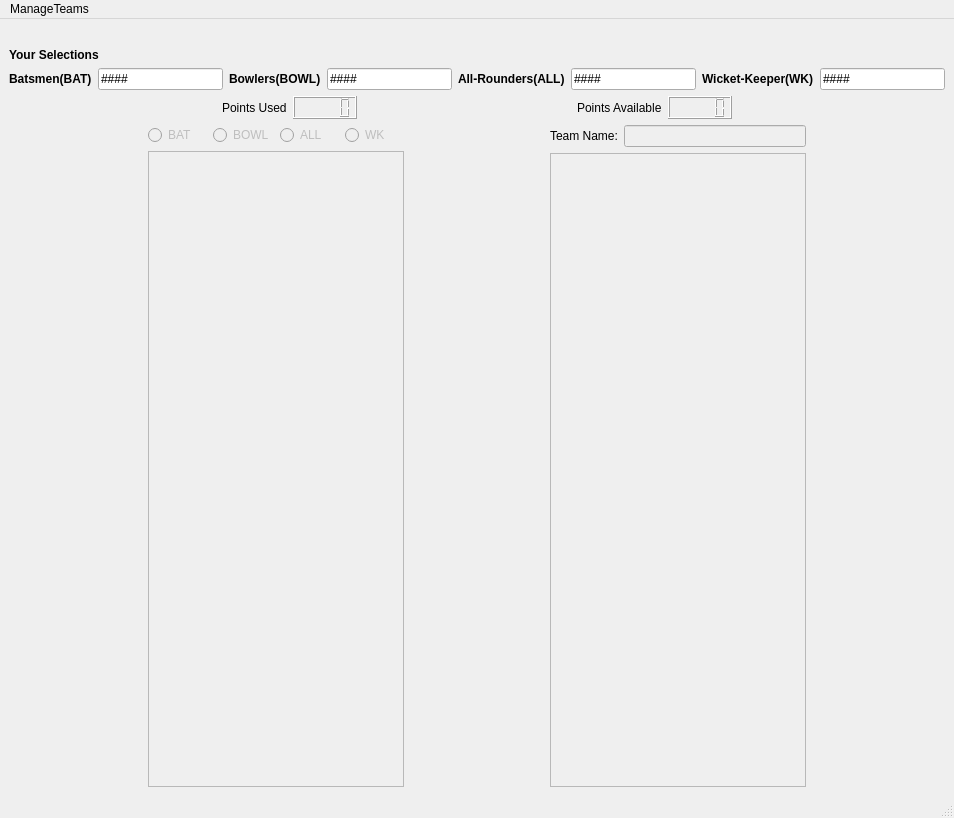
<?xml version="1.0" encoding="UTF-8"?>
<ui version="4.0">
 <class>MainWindow</class>
 <widget class="QMainWindow" name="MainWindow">
  <property name="geometry">
   <rect>
    <x>0</x>
    <y>0</y>
    <width>954</width>
    <height>818</height>
   </rect>
  </property>
  <property name="windowTitle">
   <string>MainWindow</string>
  </property>
  <widget class="QWidget" name="centralwidget">
   <layout class="QGridLayout" name="gridLayout">
    <item row="0" column="0">
     <widget class="QLabel" name="label_3">
      <property name="text">
       <string/>
      </property>
     </widget>
    </item>
    <item row="1" column="0">
     <widget class="QLabel" name="label_4">
      <property name="font">
       <font>
        <weight>75</weight>
        <bold>true</bold>
       </font>
      </property>
      <property name="text">
       <string>Your Selections</string>
      </property>
      <property name="textFormat">
       <enum>Qt::RichText</enum>
      </property>
      <property name="buddy">
       <cstring>label_4</cstring>
      </property>
     </widget>
    </item>
    <item row="2" column="0">
     <layout class="QHBoxLayout" name="horizontalLayout">
      <item>
       <widget class="QLabel" name="label_6">
        <property name="font">
         <font>
          <weight>75</weight>
          <bold>true</bold>
         </font>
        </property>
        <property name="text">
         <string>Batsmen(BAT)</string>
        </property>
       </widget>
      </item>
      <item>
       <widget class="QLineEdit" name="Bat_No">
        <property name="autoFillBackground">
         <bool>false</bool>
        </property>
        <property name="text">
         <string>####</string>
        </property>
       </widget>
      </item>
      <item>
       <widget class="QLabel" name="label_8">
        <property name="font">
         <font>
          <weight>75</weight>
          <bold>true</bold>
         </font>
        </property>
        <property name="text">
         <string>Bowlers(BOWL)</string>
        </property>
       </widget>
      </item>
      <item>
       <widget class="QLineEdit" name="Bowl_No">
        <property name="text">
         <string>####</string>
        </property>
       </widget>
      </item>
      <item>
       <widget class="QLabel" name="label_7">
        <property name="font">
         <font>
          <weight>75</weight>
          <bold>true</bold>
         </font>
        </property>
        <property name="text">
         <string>All-Rounders(ALL)</string>
        </property>
       </widget>
      </item>
      <item>
       <widget class="QLineEdit" name="All_No">
        <property name="text">
         <string>####</string>
        </property>
       </widget>
      </item>
      <item>
       <widget class="QLabel" name="label_5">
        <property name="font">
         <font>
          <weight>75</weight>
          <bold>true</bold>
         </font>
        </property>
        <property name="text">
         <string>Wicket-Keeper(WK)</string>
        </property>
       </widget>
      </item>
      <item>
       <widget class="QLineEdit" name="Wk_No">
        <property name="text">
         <string>####</string>
        </property>
       </widget>
      </item>
     </layout>
    </item>
    <item row="3" column="0">
     <layout class="QHBoxLayout" name="horizontalLayout_4">
      <item>
       <spacer name="horizontalSpacer_5">
        <property name="orientation">
         <enum>Qt::Horizontal</enum>
        </property>
        <property name="sizeHint" stdset="0">
         <size>
          <width>40</width>
          <height>20</height>
         </size>
        </property>
       </spacer>
      </item>
      <item>
       <widget class="QLabel" name="label_2">
        <property name="text">
         <string>Points Used</string>
        </property>
       </widget>
      </item>
      <item>
       <widget class="QLCDNumber" name="lcdNumber"/>
      </item>
      <item>
       <spacer name="horizontalSpacer">
        <property name="orientation">
         <enum>Qt::Horizontal</enum>
        </property>
        <property name="sizeHint" stdset="0">
         <size>
          <width>20</width>
          <height>20</height>
         </size>
        </property>
       </spacer>
      </item>
      <item>
       <widget class="QLabel" name="label">
        <property name="text">
         <string>Points Available</string>
        </property>
       </widget>
      </item>
      <item>
       <widget class="QLCDNumber" name="lcdNumber_2"/>
      </item>
      <item>
       <spacer name="horizontalSpacer_6">
        <property name="orientation">
         <enum>Qt::Horizontal</enum>
        </property>
        <property name="sizeHint" stdset="0">
         <size>
          <width>40</width>
          <height>20</height>
         </size>
        </property>
       </spacer>
      </item>
     </layout>
    </item>
    <item row="4" column="0">
     <layout class="QVBoxLayout" name="verticalLayout_4">
      <item>
       <layout class="QHBoxLayout" name="horizontalLayout_5">
        <item>
         <spacer name="horizontalSpacer_2">
          <property name="orientation">
           <enum>Qt::Horizontal</enum>
          </property>
          <property name="sizeHint" stdset="0">
           <size>
            <width>40</width>
            <height>20</height>
           </size>
          </property>
         </spacer>
        </item>
        <item>
         <layout class="QVBoxLayout" name="verticalLayout">
          <item>
           <layout class="QHBoxLayout" name="horizontalLayout_2">
            <item>
             <widget class="QRadioButton" name="Bat_Btn">
              <property name="enabled">
               <bool>false</bool>
              </property>
              <property name="text">
               <string>BAT</string>
              </property>
             </widget>
            </item>
            <item>
             <widget class="QRadioButton" name="Bowl_Btn">
              <property name="enabled">
               <bool>false</bool>
              </property>
              <property name="text">
               <string>BOWL</string>
              </property>
             </widget>
            </item>
            <item>
             <widget class="QRadioButton" name="All_Btn">
              <property name="enabled">
               <bool>false</bool>
              </property>
              <property name="text">
               <string>ALL</string>
              </property>
             </widget>
            </item>
            <item>
             <widget class="QRadioButton" name="Wk_Btn">
              <property name="enabled">
               <bool>false</bool>
              </property>
              <property name="text">
               <string>WK</string>
              </property>
             </widget>
            </item>
           </layout>
          </item>
          <item>
           <widget class="QListWidget" name="list1">
            <property name="enabled">
             <bool>false</bool>
            </property>
           </widget>
          </item>
         </layout>
        </item>
        <item>
         <spacer name="horizontalSpacer_3">
          <property name="orientation">
           <enum>Qt::Horizontal</enum>
          </property>
          <property name="sizeHint" stdset="0">
           <size>
            <width>40</width>
            <height>20</height>
           </size>
          </property>
         </spacer>
        </item>
        <item>
         <layout class="QVBoxLayout" name="verticalLayout_2">
          <item>
           <layout class="QHBoxLayout" name="horizontalLayout_3">
            <item>
             <widget class="QLabel" name="Name_Label">
              <property name="text">
               <string>Team Name:</string>
              </property>
             </widget>
            </item>
            <item>
             <widget class="QLineEdit" name="SetName">
              <property name="enabled">
               <bool>false</bool>
              </property>
             </widget>
            </item>
           </layout>
          </item>
          <item>
           <widget class="QListView" name="list2">
            <property name="enabled">
             <bool>false</bool>
            </property>
           </widget>
          </item>
         </layout>
        </item>
        <item>
         <spacer name="horizontalSpacer_4">
          <property name="orientation">
           <enum>Qt::Horizontal</enum>
          </property>
          <property name="sizeHint" stdset="0">
           <size>
            <width>40</width>
            <height>20</height>
           </size>
          </property>
         </spacer>
        </item>
       </layout>
      </item>
     </layout>
    </item>
   </layout>
   <zorder>label_3</zorder>
   <zorder>list1</zorder>
   <zorder>verticalLayoutWidget_3</zorder>
   <zorder>horizontalLayoutWidget_4</zorder>
   <zorder>label_8</zorder>
   <zorder>horizontalLayoutWidget</zorder>
   <zorder>label_7</zorder>
   <zorder>label_4</zorder>
  </widget>
  <widget class="QMenuBar" name="menubar">
   <property name="geometry">
    <rect>
     <x>0</x>
     <y>0</y>
     <width>954</width>
     <height>31</height>
    </rect>
   </property>
   <widget class="QMenu" name="menuFile">
    <property name="title">
     <string>ManageTeams</string>
    </property>
    <addaction name="actionNew_Team"/>
    <addaction name="actionEdit_Team"/>
    <addaction name="actionSAVE_Team"/>
    <addaction name="separator"/>
    <addaction name="actionEVALUATE_Team"/>
   </widget>
   <addaction name="menuFile"/>
  </widget>
  <widget class="QStatusBar" name="statusbar"/>
  <action name="actionNew_Team">
   <property name="checkable">
    <bool>false</bool>
   </property>
   <property name="text">
    <string>New Team</string>
   </property>
   <property name="shortcut">
    <string>Ctrl+N</string>
   </property>
   <property name="menuRole">
    <enum>QAction::TextHeuristicRole</enum>
   </property>
  </action>
  <action name="actionEdit_Team">
   <property name="text">
    <string>Edit Team</string>
   </property>
  </action>
  <action name="actionSAVE_Team">
   <property name="text">
    <string>SAVE Team</string>
   </property>
  </action>
  <action name="actionEVALUATE_Team">
   <property name="text">
    <string>EVALUATE Team</string>
   </property>
  </action>
 </widget>
 <resources/>
 <connections/>
</ui>
